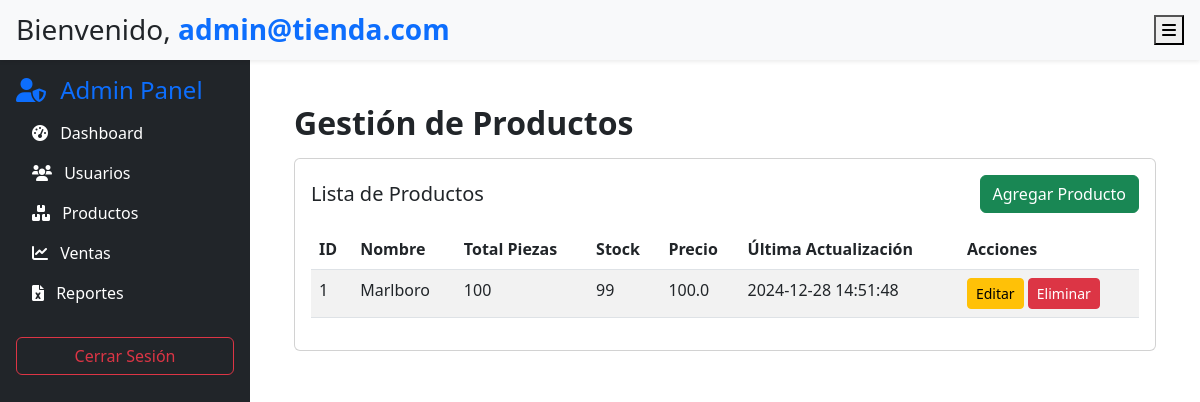
/dashboard/productos (signed in), run on an earlier commit of the app's database.
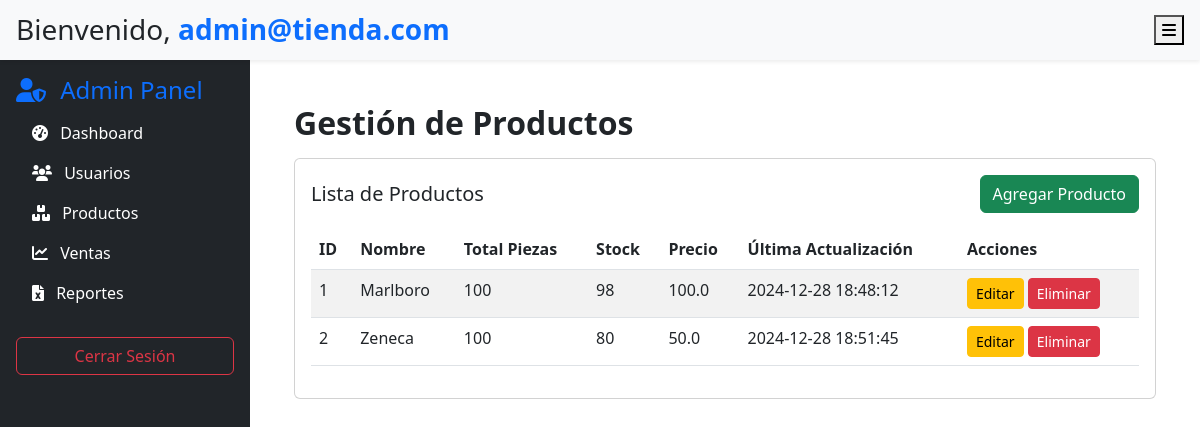
And on a later commit of the database.
### app/models.py (models this page shows, shortened)
class Producto(db.Model):
    id = db.Column(db.Integer, primary_key=True)
    nombre = db.Column(db.String(100), nullable=False)  # Nombre del producto
    total_piezas = db.Column(db.Integer, nullable=False)  # Total de piezas registradas
    stock = db.Column(db.Integer, nullable=False)  # Piezas disponibles
    precio = db.Column(db.Float, nullable=False)  # Precio del producto
    ultima_actualizacion = db.Column(db.DateTime, default=lambda: datetime.now(TZ), onupdate=lambda: datetime.now(TZ))  # Última modificación
    ventas = db.relationship('Venta', backref='producto', lazy=True)

### app/dashboard/routes.py (the view)
@dashboard.route('/productos')
@login_required
def productos():
    productos = Producto.query.all()
    form = ProductoForm()
    return render_template('dashboard/productos.html',
                           user=current_user,
                           productos=productos,
                           form=form)

### app/templates/dashboard/productos.html (shortened to what this page needs)
{% extends "dashboard/base_dashboard.html" %}
{% block content %}
<h2 class="fw-bold">Gestión de Productos</h2>
<div class="card mt-3">
    <div class="card-body">
        <h5 class="card-title d-flex justify-content-between align-items-center">
            <span>Lista de Productos</span>
            {% if current_user.es_admin %}
            <button class="btn btn-success" data-bs-toggle="modal" data-bs-target="#crearProductoModal">
                 Agregar Producto
            </button>
            {% endif %}
        </h5>
        <table class="table table-striped table-hover mt-3">
            <thead>
                <tr>
                    <th>ID</th>
                    <th>Nombre</th>
                    <th>Total Piezas</th>
                    <th>Stock</th>
                    <th>Precio</th>
                    <th>Última Actualización</th>
                    <th>Acciones</th>
                </tr>
            </thead>
            <tbody>
                {% for producto in productos %}
                <tr>
                    <td>{{ producto.id }}</td>
                    <td>{{ producto.nombre }}</td>
                    <td>{{ producto.total_piezas }}</td>
                    <td>{{ producto.stock }}</td>
                    <td>{{ producto.precio | round(2) }}</td>
                    <td>{{ producto.ultima_actualizacion.strftime('%Y-%m-%d %H:%M:%S') }}</td>
                    <td>
                        {% if current_user.es_admin %}
                        <button class="btn btn-sm btn-warning" data-bs-toggle="modal" data-bs-target="#editarProductoModal{{ producto.id }}">
                             Editar
                        </button>
                        <form method="POST" action="{{ url_for('dashboard.eliminar_producto', producto_id=producto.id) }}" style="display:inline;">
                            <button type="submit" class="btn btn-sm btn-danger">
                                 Eliminar
                            </button>
                        </form>
                        {% else %}
                        <span class="text-muted">Sin permisos</span>
                        {% endif %}
                    </td>
                </tr>
                {% else %}
                <tr>
                    <td colspan="7" class="text-center">No hay productos registrados</td>
                </tr>
                {% endfor %}
            </tbody>
        </table>
    </div>
</div>
{% endblock %}

What changed in the data, as far as the page shows it:
changed Producto "Marlboro": stock "99" → "98"; ultima_actualizacion "2024-12-28 14:51:48" → "2024-12-28 18:48:12"
added Producto: id "2", nombre "Zeneca", total_piezas "100", stock "80", precio "50.0", ultima_actualizacion "2024-12-28 18:51:45"
